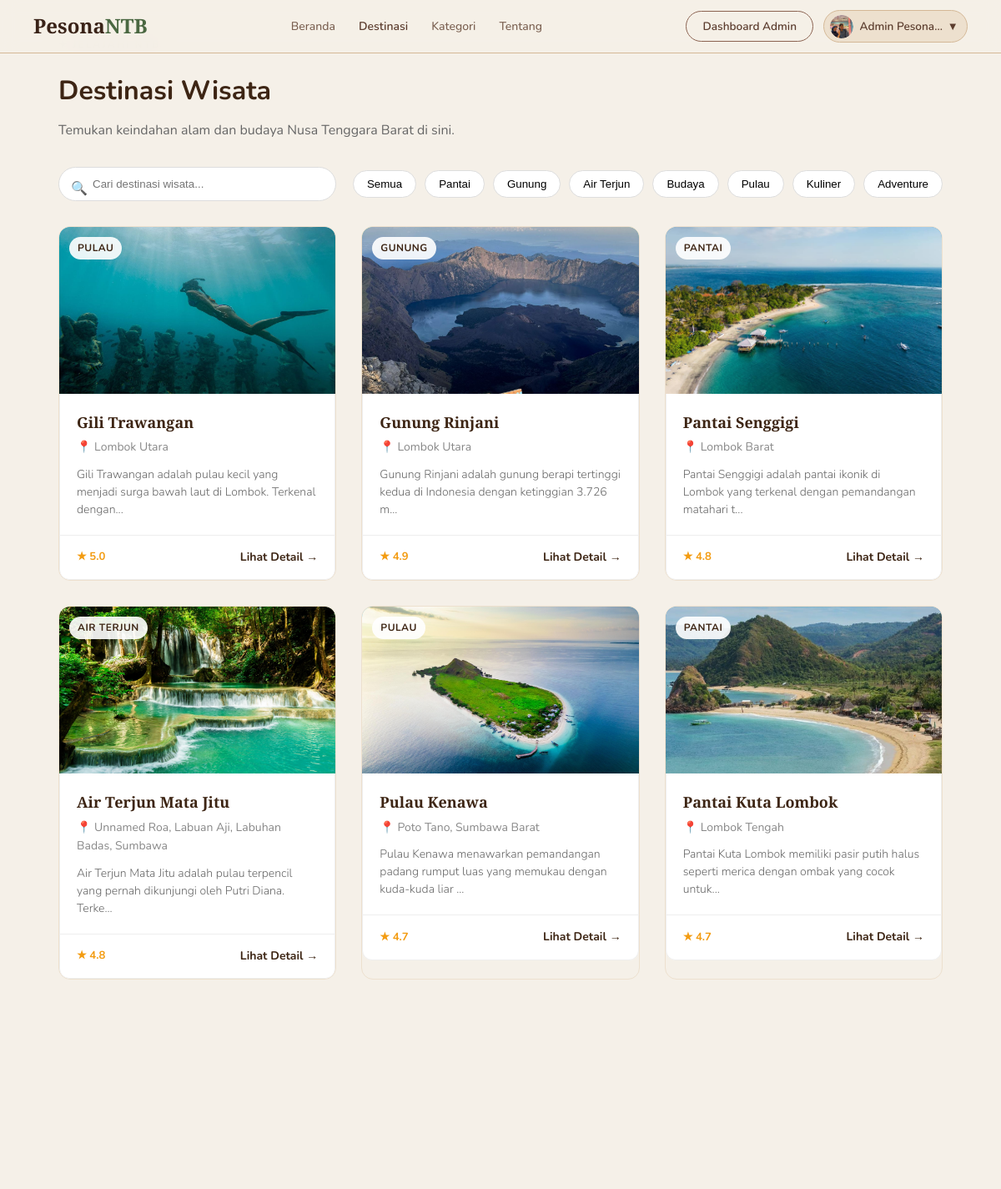
/config/destinasi.php (signed in, upper part), run on an earlier commit of the app's database.
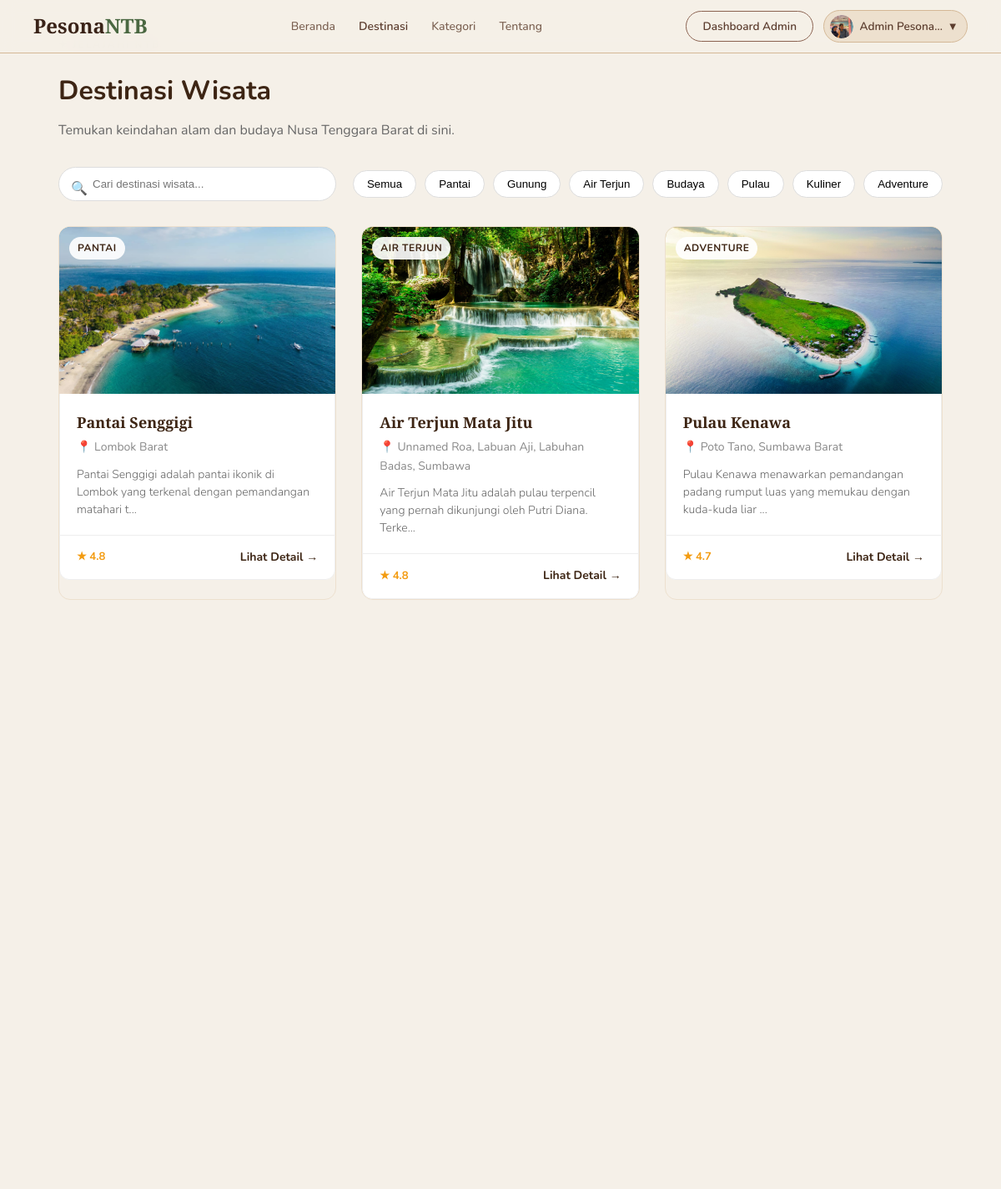
And on a later commit of the database.
### tables this page shows
CREATE TABLE `wisata` (
  `id` int(11) NOT NULL,
  `nama` varchar(150) NOT NULL,
  `kategori` enum('Pantai','Gunung','Air Terjun','Budaya','Pulau','Kuliner','Adventure') NOT NULL,
  `lokasi` varchar(150) NOT NULL,
  `deskripsi` text NOT NULL,
  `fasilitas` text DEFAULT NULL,
  `jam_buka` varchar(100) DEFAULT NULL,
  `harga_tiket` varchar(100) DEFAULT NULL,
  `foto` varchar(255) DEFAULT NULL,
  `aktif` tinyint(1) DEFAULT 1,
  `latitude` decimal(10,8) DEFAULT NULL,
  `longitude` decimal(11,8) DEFAULT NULL,
  `rating` decimal(3,1) DEFAULT 0.0,
  `created_at` datetime DEFAULT current_timestamp(),
  `updated_at` datetime DEFAULT current_timestamp() ON UPDATE current_timestamp()
);

### config/destinasi.php (the view, shortened to what the changed rows need)
<?php
require_once 'db.php';
$kategori  = isset($_GET['kategori']) ? trim($_GET['kategori']) : 'all';
$page      = isset($_GET['page'])     ? max(1, intval($_GET['page'])) : 1;
$per_page  = 9;
$offset    = ($page - 1) * $per_page;
$where = ["aktif = 1"];
$params = [];
$types  = '';
$where_sql = $where ? 'WHERE ' . implode(' AND ', $where) : '';
$sql = "SELECT * FROM wisata $where_sql ORDER BY rating DESC LIMIT ? OFFSET ?";
$params_page = array_merge($params, [$per_page, $offset]);
$types_page  = $types . 'ii';
$wisata_list = [];
if ($stmt = $conn->prepare($sql)) {
    $stmt->bind_param($types_page, ...$params_page);
    $stmt->execute();
    $result = $stmt->get_result();
    while ($row = $result->fetch_assoc()) $wisata_list[] = $row;
}
$img_map   = ['Pantai'=>'dest-img-pantai','Gunung'=>'dest-img-rinjani','Pulau'=>'dest-img-gili','Adventure'=>'dest-img-sumbawa','Air Terjun'=>'dest-img-moyo','Budaya'=>'dest-img-sumbawa','Kuliner'=>'dest-img-pink'];
$emoji_map = ['Pantai'=>'🏖️','Gunung'=>'🏔️','Pulau'=>'🏝️','Adventure'=>'🌾','Air Terjun'=>'💧','Budaya'=>'🎭','Kuliner'=>'🍜'];
$kategori_list = [
    'all'=>'Semua',
    'Pantai'=>'Pantai',
    'Gunung'=>'Gunung',
    'Air Terjun'=>'Air Terjun',
    'Budaya'=>'Budaya',
    'Pulau'=>'Pulau',
    'Kuliner'=>'Kuliner',
    'Adventure'=>'Adventure'
];
?>
<!DOCTYPE html>
<html lang="id">
<head>
  <link rel="stylesheet" href="../css/style.css">
</head>
<body>
<div class="page-destinasi" style="max-width:1100px;margin: 40px auto;padding:0 20px;">
  <div class="page-header" style="margin-bottom: 30px;">
    <h1 style="font-size: 32px;color:#3d2514;margin: 10px 0;">Destinasi Wisata</h1>
  </div>
  <div class="search-filter" style="display:flex;flex-wrap:wrap;gap:20px;margin-bottom:30px;align-items:center;justify-content:space-between;">
    <div class="filter-group" style="display:flex;flex-wrap:wrap;gap:10px;">
      <?php foreach ($kategori_list as $slug => $label): ?>
      <button class="filter-btn <?= $kategori === $slug ? 'active' : '' ?>"
              data-kat="<?= $slug ?>" style="padding:8px 16px;border-radius:20px;border:1px solid #ddd;background:#fff;cursor:pointer;">
        <?= $label ?>
      </button>
      <?php endforeach; ?>
    </div>
  </div>
  <div class="dest-grid" id="destGrid" style="display:grid;grid-template-columns:repeat(auto-fill, minmax(300px, 1fr));gap:30px;">
    <?php if (empty($wisata_list)): ?>
    <div class="no-results" style="grid-column:1/-1;text-align:center;padding:40px;color:#888;">
      <span>🔍</span> Destinasi tidak ditemukan. Coba kata kunci lain.
    </div>
    <?php else: ?>
    <?php foreach ($wisata_list as $d):
      $img_class  = $img_map[$d['kategori']] ?? 'dest-img-pantai';
      $emoji      = $emoji_map[$d['kategori']] ?? '🏝️';
      $detail_url = isset($_SESSION['user_id']) ? "detail.php?id={$d['id']}" : "login.php?redirect=detail.php?id={$d['id']}";
    ?>
    <a href="<?= $detail_url ?>" class="dest-card">
      <div class="dest-img <?= htmlspecialchars($img_class) ?>" style="position: relative; overflow: hidden; background-color: #f0f0f0; height: 200px; border-radius: 12px 12px 0 0;">
        <?php if (!empty($d['foto'])): ?>
          <img src="../assets/uploads/destinasi/<?= htmlspecialchars($d['foto']) ?>" style="width: 100%; height: 100%; object-fit: cover; position: absolute; top: 0; left: 0; z-index: 1;" alt="<?= htmlspecialchars($d['nama']) ?>">
        <?php else: ?>
          <div class="dest-emoji" style="z-index:2; position:absolute; top:50%; left:50%; transform:translate(-50%,-50%); font-size:40px;"><?= $emoji ?></div>
        <?php endif; ?>
        <span class="dest-badge" style="z-index: 2; position: absolute; top: 12px; left: 12px; background: rgba(255,255,255,0.9); padding: 4px 10px; border-radius: 15px; font-size: 12px; font-weight: bold; color:#3d2514;"><?= htmlspecialchars($d['kategori']) ?></span>
      </div>
      <div class="dest-body" style="padding:20px; background:#fff; border-left:1px solid #eee; border-right:1px solid #eee;">
        <div class="dest-name" style="font-weight:bold; font-size:18px; color:#3d2514; margin-bottom:5px;"><?= htmlspecialchars($d['nama']) ?></div>
        <div class="dest-loc" style="color:#888; font-size:14px; margin-bottom:10px;">📍 <?= htmlspecialchars($d['lokasi']) ?></div>
        <div class="dest-desc" style="color:#666; font-size:14px; line-height:1.5;"><?= htmlspecialchars(mb_substr($d['deskripsi'], 0, 90)) ?>...</div>
      </div>
      <div class="dest-foot" style="padding:15px 20px; background:#fff; border:1px solid #eee; border-radius:0 0 12px 12px; display:flex; justify-content:between; align-items:center;">
        <span class="dest-rating" style="color:#f39c12; font-weight:bold;">★ <?= number_format($d['rating'], 1) ?></span>
        <span class="dest-link" style="color:#3d2514; font-weight:bold; font-size:14px; margin-left:auto;">Lihat Detail →</span>
      </div>
    </a>
    <?php endforeach; ?>
    <?php endif; ?>
  </div>
</div>
</body>
</html>

What changed in the data, as far as the page shows it:
no longer on this page (row edited): wisata: foto (picture), kategori "PULAU", nama "Gili Trawangan", lokasi "Lombok Utara", deskripsi "Gili Trawangan adalah pulau kecil yang menjadi surga bawah laut di Lombok. Terkenal dengan", rating "5.0"
no longer on this page (row edited): wisata: foto (picture), kategori "GUNUNG", nama "Gunung Rinjani", lokasi "Lombok Utara", deskripsi "Gunung Rinjani adalah gunung berapi tertinggi kedua di Indonesia dengan ketinggian 3.726 m", rating "4.9"
no longer on this page (row unchanged): wisata: foto (picture), kategori "PANTAI", nama "Pantai Kuta Lombok", lokasi "Lombok Tengah", deskripsi "Pantai Kuta Lombok memiliki pasir putih halus seperti merica dengan ombak yang cocok untuk", rating "4.7"
changed wisata "Pulau Kenawa": kategori "PULAU" → "ADVENTURE"
